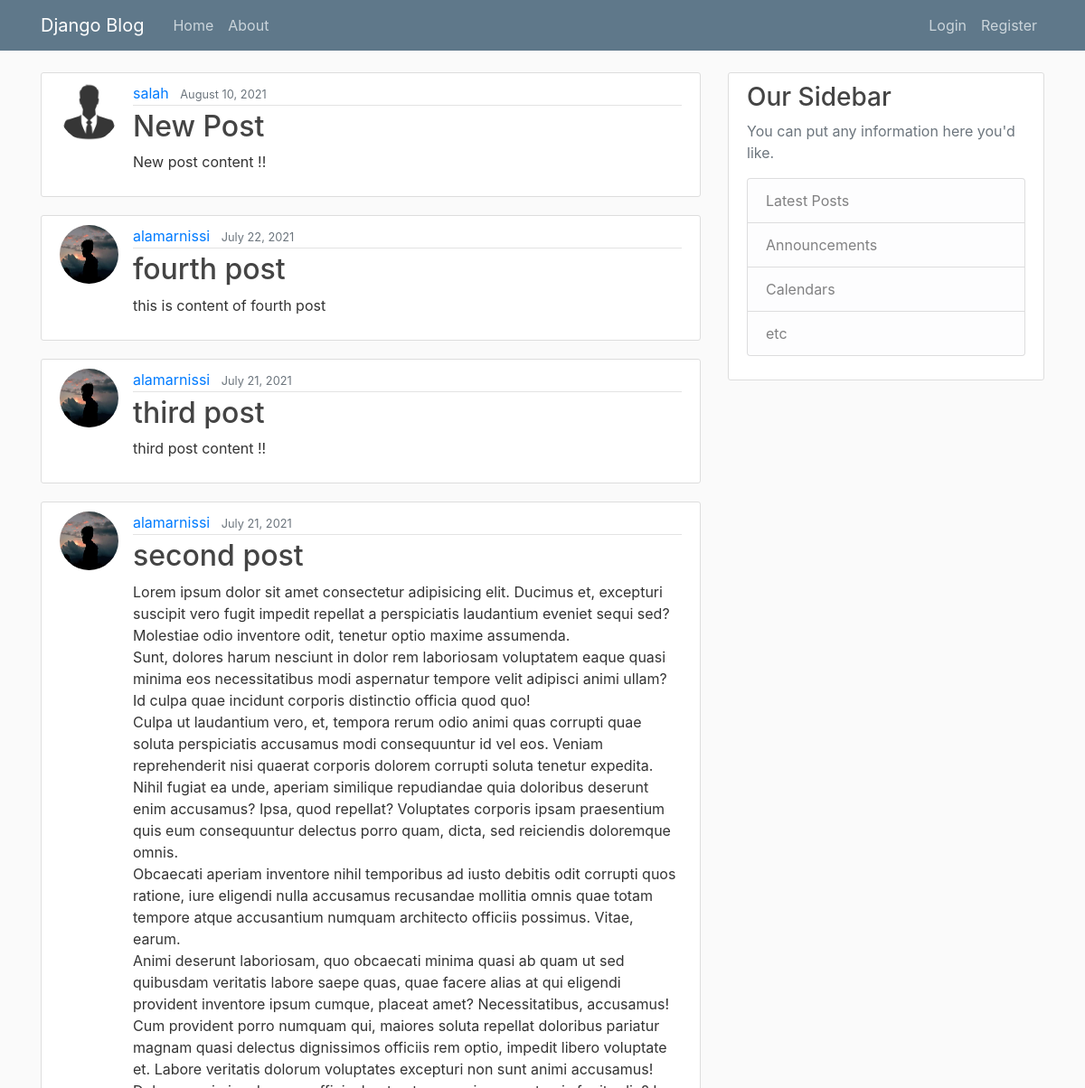
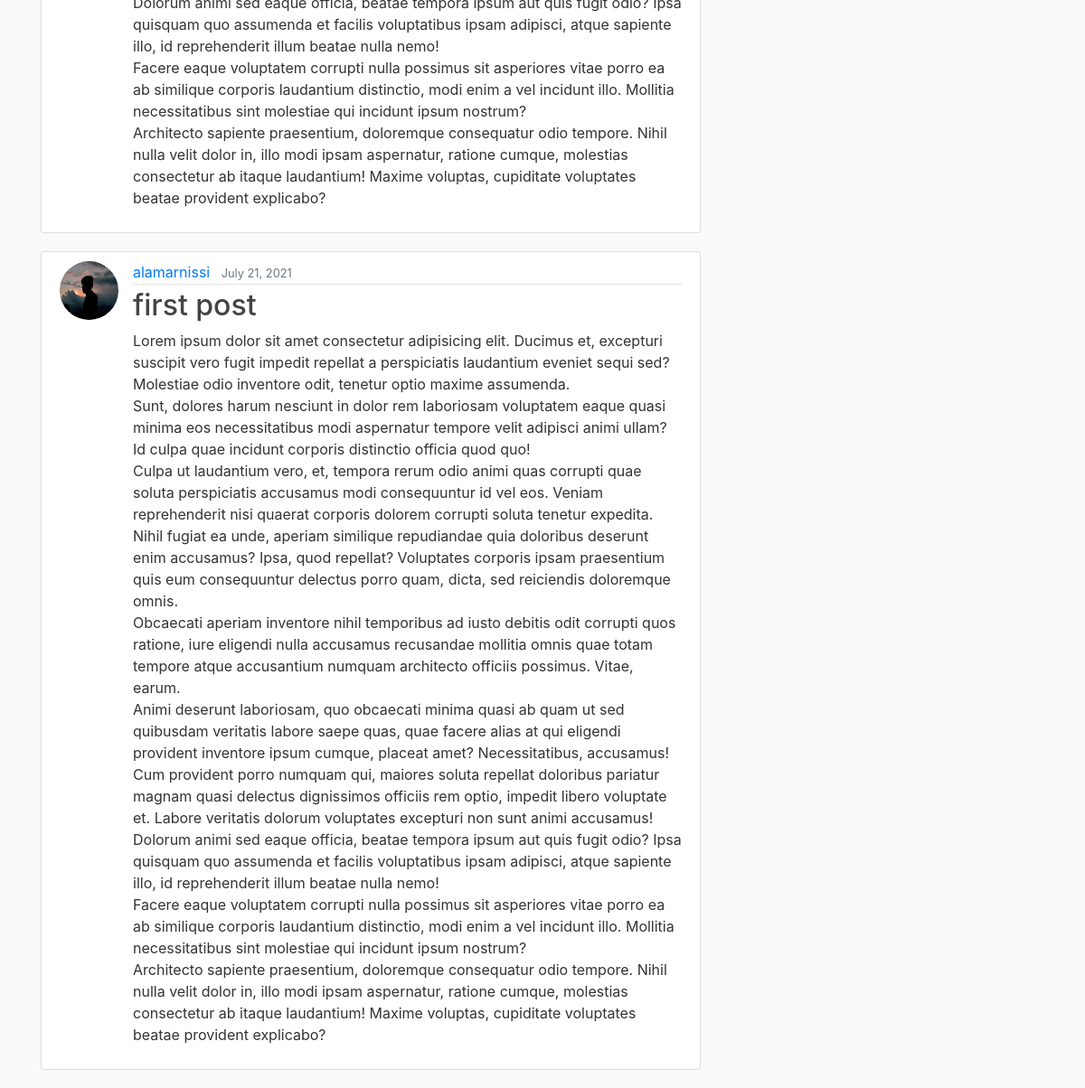
The page / on the database its author committed (2 pictures, top to bottom).
### blog/models.py (models this page shows, shortened)
class Post(models.Model):
    title = models.CharField(max_length=100)
    content = models.TextField()
    date_posted = models.DateTimeField(default=timezone.now)
    author = models.ForeignKey(User, on_delete=models.CASCADE)

### users/models.py (models this page shows, shortened)
class Profile(models.Model):
    user = models.OneToOneField(User, on_delete=models.CASCADE)
    image = models.ImageField(default='default.jpg', upload_to='profile_pics')

### blog/views.py (the view)
# urls.py: path('', PostListView.as_view(), name='blog-home'),
class PostListView(ListView):
    model = Post
    template_name = 'blog/home.html'  # <app>/<model>_<viewtype>.html
    context_object_name = 'posts'
    ordering = ['-date_posted']
    paginate_by = 5

### blog/templates/blog/home.html (shortened to what this page needs)
{% extends "blog/base.html" %}
{% block content %}
    {% for post in posts %}
        <article class="media content-section">
          <img class="rounded-circle article-img" src="{{ post.author.profile.image.url }}">
          <div class="media-body">
            <div class="article-metadata">
              <a class="mr-2" href="{% url 'user-posts' post.author.username %}">{{ post.author }}</a>
              <small class="text-muted">{{ post.date_posted|date:"F d, Y" }}</small>
            </div>
            <h2><a class="article-title" href="{% url 'post-detail' post.id %}">{{ post.title }}</a></h2>
            <p class="article-content">{{ post.content }}</p>
          </div>
        </article>
    {% endfor %}
{% endblock content %}

### blog/templates/blog/base.html (shortened to what this page needs)
{% load static %}
<!DOCTYPE html>
<html>
<head>
    <link rel="stylesheet" href="https://maxcdn.bootstrapcdn.com/bootstrap/4.0.0/css/bootstrap.min.css">
    <link rel="stylesheet" type="text/css" href="{% static 'blog/main.css' %}">
</head>
<body>
    <header class="site-header">
      <nav class="navbar navbar-expand-md navbar-dark bg-steel fixed-top">
        <div class="container">
          <a class="navbar-brand mr-4" href="{% url 'blog-home' %}">Django Blog</a>
          <div class="collapse navbar-collapse" id="navbarToggle">
            <div class="navbar-nav mr-auto">
              <a class="nav-item nav-link" href="{% url 'blog-home' %}">Home</a>
              <a class="nav-item nav-link" href="{% url 'blog-about' %}">About</a>
            </div>
            <div class="navbar-nav">
              {% if user.is_authenticated %}
                <a class="nav-item nav-link" href="{% url 'post-create' %}">New Post</a>
                <a class="nav-item nav-link" href="{% url 'profile' %}">Profile</a>
                <a class="nav-item nav-link" href="{% url 'logout' %}">Logout</a>
              {% else %}
                <a class="nav-item nav-link" href="{% url 'login' %}">Login</a>
                <a class="nav-item nav-link" href="{% url 'register' %}">Register</a>
              {% endif %}
            </div>
          </div>
        </div>
      </nav>
    </header>
    <main role="main" class="container">
      <div class="row">
        <div class="col-md-8">
          {% block content %}{% endblock %}
        </div>
        <div class="col-md-4">
          <div class="content-section">
            <h3>Our Sidebar</h3>
            <p class='text-muted'>You can put any information here you'd like.
              <ul class="list-group">
                <li class="list-group-item list-group-item-light">Latest Posts</li>
                <li class="list-group-item list-group-item-light">Announcements</li>
                <li class="list-group-item list-group-item-light">Calendars</li>
                <li class="list-group-item list-group-item-light">etc</li>
              </ul>
            </p>
          </div>
        </div>
      </div>
    </main>
</body>
</html>

### blog/static/blog/main.css (style rules this page uses)
body { background: #fafafa; color: #333333; margin-top: 5rem; }
h1, h2, h3, h4, h5, h6 { color: #444444; }
ul { margin: 0; }
.bg-steel { background-color: #5f788a; }
.site-header .navbar-nav .nav-link { color: #cbd5db; }
.content-section { background: #ffffff; padding: 10px 20px; border: 1px solid #dddddd; border-radius: 3px; margin-bottom: 20px; }
.article-title { color: #444444; }
.article-content { white-space: pre-line; }
.article-img { height: 65px; width: 65px; margin-right: 16px; }
.article-metadata { padding-bottom: 1px; margin-bottom: 4px; border-bottom: 1px solid #e3e3e3 }

### rows shown on the page
Post: author.profile.image (placeholder picture), author "salah", date_posted "August 10, 2021", title "New Post", content "New post content !!"
Post: author.profile.image (picture), author "alamarnissi", date_posted "July 22, 2021", title "fourth post", content "this is content of fourth post"
Post: author.profile.image (picture), author "alamarnissi", date_posted "July 21, 2021", title "third post", content "third post content !!"
Post: author.profile.image (picture), author "alamarnissi", date_posted "July 21, 2021", title "second post", content "Lorem ipsum dolor sit amet consectetur adipisicing elit. Ducimus et, excepturi suscipit vero fugit impedit repellat a perspiciatis laudantium eveniet sequi sed? Molestiae odio inventore odit, tenetur optio maxime assumenda. Sunt, dolores harum nesciunt in dolor rem laboriosam voluptatem eaque quasi minima eos necessitatibus modi aspernatur tempore velit adipisci animi ullam? Id culpa quae incidunt corporis distinctio officia quod quo! Culpa ut laudantium vero, et, tempora rerum odio animi quas corrupti quae soluta perspiciatis accusamus modi consequuntur id vel eos. Veniam reprehenderit nisi quaerat corporis dolorem corrupti soluta tenetur expedita. Nihil fugiat ea unde, aperiam similique…"
Post: author.profile.image (picture), author "alamarnissi", date_posted "July 21, 2021", title "first post", content "Lorem ipsum dolor sit amet consectetur adipisicing elit. Ducimus et, excepturi suscipit vero fugit impedit repellat a perspiciatis laudantium eveniet sequi sed? Molestiae odio inventore odit, tenetur optio maxime assumenda. Sunt, dolores harum nesciunt in dolor rem laboriosam voluptatem eaque quasi minima eos necessitatibus modi aspernatur tempore velit adipisci animi ullam? Id culpa quae incidunt corporis distinctio officia quod quo! Culpa ut laudantium vero, et, tempora rerum odio animi quas corrupti quae soluta perspiciatis accusamus modi consequuntur id vel eos. Veniam reprehenderit nisi quaerat corporis dolorem corrupti soluta tenetur expedita. Nihil fugiat ea unde, aperiam similique…"
